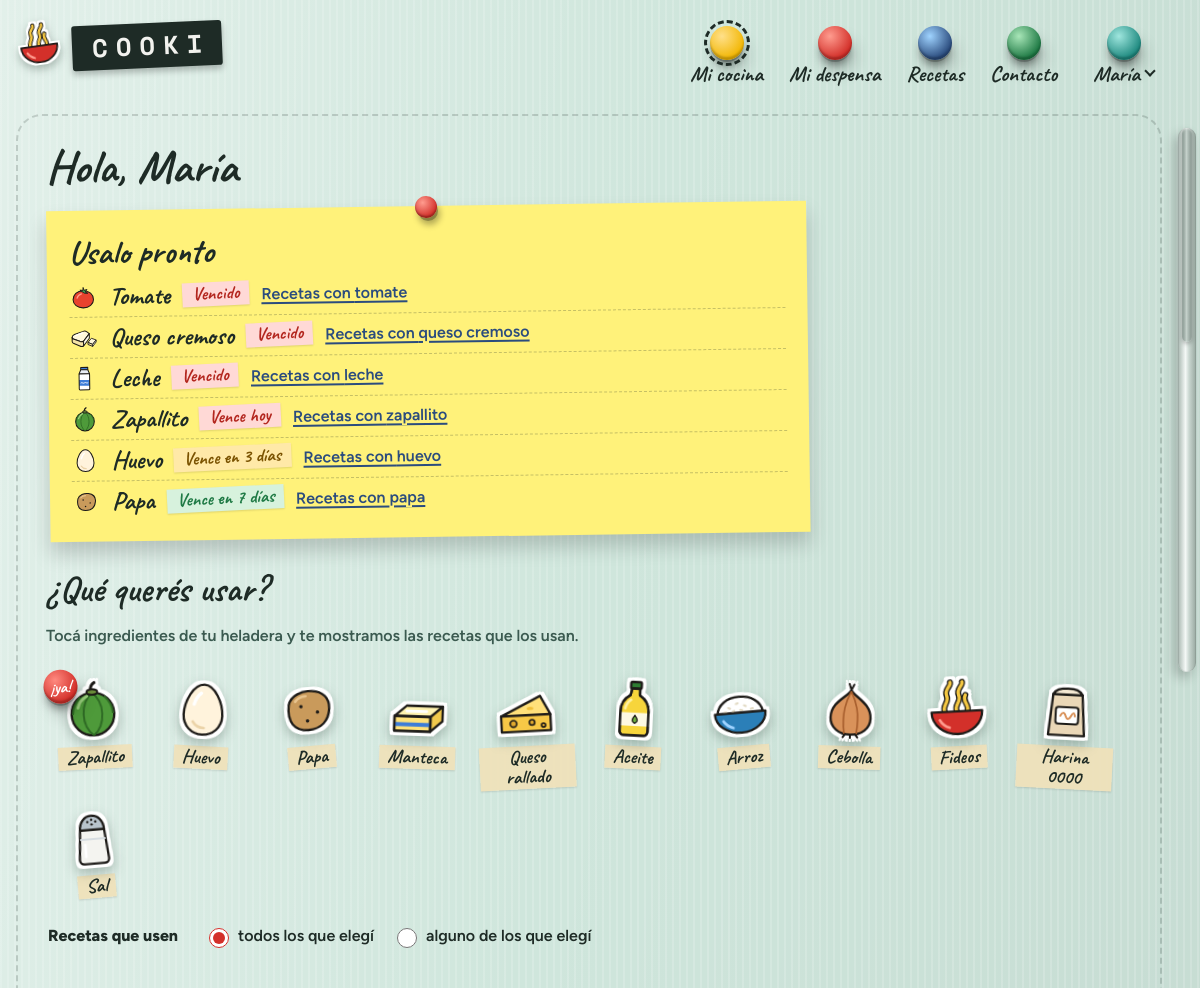
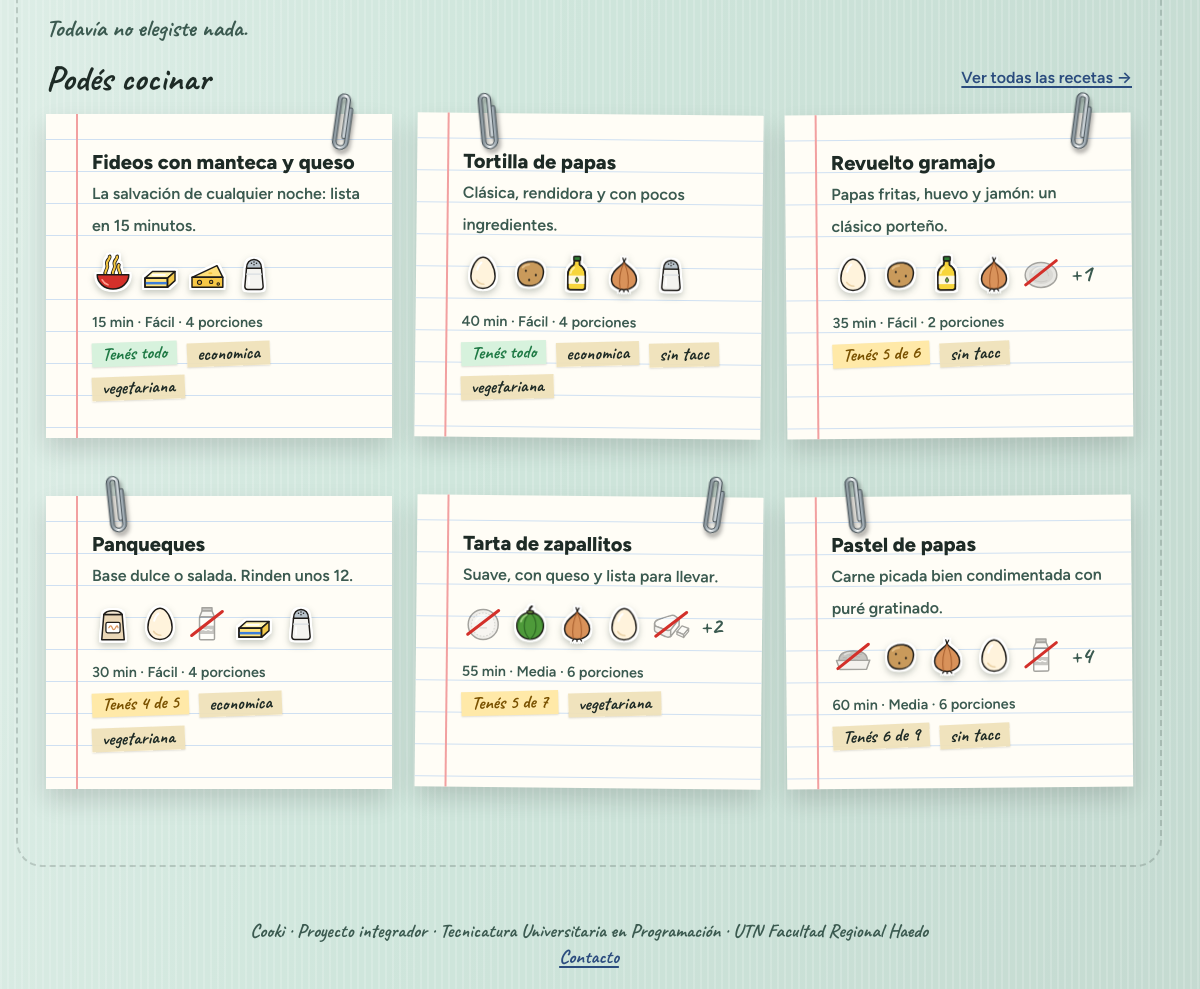
Page /app/index.php (signed in) on the committed database (2 pictures, top to bottom).
### tables this page shows
CREATE TABLE despensa_item (
    id                 INT UNSIGNED AUTO_INCREMENT PRIMARY KEY,
    usuario_id         INT UNSIGNED NOT NULL,
    ingrediente_id     INT UNSIGNED NOT NULL,
    nivel              TINYINT      NOT NULL DEFAULT 2,    
    cantidad           DECIMAL(9,2) NULL,                  
    unidad             VARCHAR(10)  NULL,
    fecha_vencimiento  DATE         NULL,
    ubicacion          ENUM('alacena','heladera','freezer') NOT NULL DEFAULT 'alacena',
    actualizado_en     DATETIME     NOT NULL DEFAULT CURRENT_TIMESTAMP ON UPDATE CURRENT_TIMESTAMP,
    CONSTRAINT ck_despensa_nivel CHECK (nivel BETWEEN 0 AND 3),
    UNIQUE KEY uq_despensa (usuario_id, ingrediente_id, ubicacion),
    KEY idx_despensa_vencimiento (usuario_id, fecha_vencimiento),
    CONSTRAINT fk_despensa_usuario FOREIGN KEY (usuario_id) REFERENCES usuario(id) ON DELETE CASCADE,
    CONSTRAINT fk_despensa_ingrediente FOREIGN KEY (ingrediente_id) REFERENCES ingrediente(id)
);

CREATE TABLE ingrediente (
    id                 INT UNSIGNED AUTO_INCREMENT PRIMARY KEY,
    nombre             VARCHAR(80)  NOT NULL,         
    categoria_id       SMALLINT UNSIGNED NOT NULL,
    icono              VARCHAR(60)  NULL,             
    unidad_default     VARCHAR(10)  NOT NULL,         
    gramos_por_unidad  DECIMAL(8,2) NULL,             
    es_basico          BOOLEAN      NOT NULL DEFAULT FALSE,   
    perecedero         BOOLEAN      NOT NULL DEFAULT TRUE,
    vida_util_dias     SMALLINT     NULL,
     
     
    usuario_id         INT UNSIGNED NULL,
     
    ambito             INT UNSIGNED AS (IFNULL(usuario_id, 0)) PERSISTENT,
    UNIQUE KEY uq_ingrediente_nombre (nombre, ambito),
    CONSTRAINT fk_ingrediente_categoria FOREIGN KEY (categoria_id) REFERENCES categoria(id),
    CONSTRAINT fk_ingrediente_usuario FOREIGN KEY (usuario_id) REFERENCES usuario(id) ON DELETE CASCADE
);

CREATE TABLE receta (
    id               INT UNSIGNED AUTO_INCREMENT PRIMARY KEY,
    slug             VARCHAR(120) NOT NULL UNIQUE,
    titulo           VARCHAR(150) NOT NULL,
    descripcion      TEXT         NULL,
    porciones_base   TINYINT      NOT NULL DEFAULT 4,
    minutos_prep     SMALLINT     NOT NULL,
    minutos_coccion  SMALLINT     NOT NULL DEFAULT 0,
    dificultad       TINYINT      NOT NULL,
    imagen           VARCHAR(255) NULL,
    fuente           VARCHAR(255) NULL,           
    autor_id         INT UNSIGNED NULL,           
    creado_en        DATETIME     NOT NULL DEFAULT CURRENT_TIMESTAMP,
    CONSTRAINT ck_receta_dificultad CHECK (dificultad BETWEEN 1 AND 3),
    CONSTRAINT fk_receta_autor FOREIGN KEY (autor_id) REFERENCES usuario(id) ON DELETE SET NULL
);

### src/Sesion.php (called while the page is built, shortened)
<?php
final class Sesion
{
    public static function usuario(): ?array
    {
        return $_SESSION['usuario'] ?? null;
    }
    public static function color(): string
    {
        $usuario = self::usuario();
        if ($usuario !== null) {
            return (string) ($usuario['color'] ?? 'verde');
        }
        $color = (string) ($_COOKIE[self::COOKIE_COLOR] ?? '');
        return isset(UsuarioRepositorio::COLORES[$color]) ? $color : 'verde';
    }
}

### src/ayudas.php (called while the page is built, shortened)
<?php
function e(string|int|float|null $valor): string
{
    return htmlspecialchars((string) $valor, ENT_QUOTES, 'UTF-8');
}
function url(string $ruta = ''): string
{
    static $base = null;
    if ($base === null) {
        $publico = str_replace('\\', '/', (string) realpath(dirname(__DIR__) . '/public'));
        $script = str_replace('\\', '/', (string) realpath($_SERVER['SCRIPT_FILENAME'] ?? ''));
        $relativo = str_starts_with($script, $publico . '/') ? substr($script, strlen($publico) + 1) : '';
        $nombre = (string) ($_SERVER['SCRIPT_NAME'] ?? '/');
        $base = ($relativo !== '' && str_ends_with($nombre, $relativo))
            ? substr($nombre, 0, -strlen($relativo))
            : '/';
    }
    return $base . ltrim($ruta, '/');
}
function iconoIngrediente(string $nombre, bool $propio = false): string
{
    $texto = iconv('UTF-8', 'ASCII//TRANSLIT', mb_strtolower($nombre)) ?: $nombre;
    $palabras = preg_split('/[^a-z]+/', strtolower($texto), -1, PREG_SPLIT_NO_EMPTY) ?: [];
    foreach ([implode('-', $palabras), $palabras[0] ?? ''] as $candidato) {
        $archivo = 'img/ingredientes/' . $candidato . '.svg';
        if ($candidato !== '' && is_file(dirname(__DIR__) . '/public/' . $archivo)) {
            return url($archivo);
        }
    }
    return url('img/ingredientes/frasco.svg');
}

### src/bootstrap.php (called while the page is built, shortened)
<?php
spl_autoload_register(function (string $clase): void {
    $prefijo = 'Cooki\\';
    $relativa = str_replace('\\', '/', substr($clase, strlen($prefijo)));
    $archivo = __DIR__ . '/' . $relativa . '.php';
});
require_once __DIR__ . '/ayudas.php';

### src/Repositorios/DespensaRepositorio.php (called while the page is built, shortened)
<?php
final class DespensaRepositorio
{
    public function porVencer(int $usuarioId, int $dias = 7): array
    {
        $consulta = $this->db->prepare(
            'SELECT d.id, i.nombre, i.usuario_id IS NOT NULL AS propio, d.fecha_vencimiento, d.ubicacion,
                    DATEDIFF(d.fecha_vencimiento, CURDATE()) AS dias
             FROM despensa_item d JOIN ingrediente i ON i.id = d.ingrediente_id
             WHERE d.usuario_id = :usuario AND d.nivel > 0 AND d.fecha_vencimiento IS NOT NULL
               AND d.fecha_vencimiento <= CURDATE() + INTERVAL :dias DAY
             ORDER BY d.fecha_vencimiento'
        );
        $consulta->execute(['usuario' => $usuarioId, 'dias' => $dias]);
        return $consulta->fetchAll();
    }
    public function disponibles(int $usuarioId): array
    {
        $consulta = $this->db->prepare(
            'SELECT * FROM (
                SELECT i.id, i.nombre, i.usuario_id IS NOT NULL AS propio,
                       MIN(DATEDIFF(d.fecha_vencimiento, CURDATE())) AS dias
                FROM despensa_item d JOIN ingrediente i ON i.id = d.ingrediente_id
                WHERE d.usuario_id = :usuario AND d.nivel > 0
                  AND (d.fecha_vencimiento IS NULL OR d.fecha_vencimiento >= CURDATE())
                GROUP BY i.id, i.nombre, i.usuario_id
             ) AS disponibles
             ORDER BY dias IS NULL, dias, nombre'
        );
        $consulta->execute(['usuario' => $usuarioId]);
        return $consulta->fetchAll();
    }
    public static function estadoVencimiento(?int $dias): array
    {
        return match (true) {
            $dias === null => ['Sin fecha', ''],
            $dias < 0 => ['Vencido', 'error'],
            $dias === 0 => ['Vence hoy', 'error'],
            $dias === 1 => ['Vence mañana', 'alerta'],
            $dias <= 3 => ["Vence en {$dias} días", 'alerta'],
            default => ["Vence en {$dias} días", 'exito'],
        };
    }
}

### src/Repositorios/RecetaRepositorio.php (called while the page is built, shortened)
<?php
final class RecetaRepositorio
{
    public function sugeridas(int $usuarioId, int $limite = 6): array
    {
        $sql = 'SELECT * FROM (' . self::SELECT_RESUMEN . ' GROUP BY r.id) AS resumen
                WHERE tengo > 0 AND total > 0
                ORDER BY tengo / total DESC, total - tengo, titulo
                LIMIT ' . max(1, $limite);
        $consulta = $this->db->prepare($sql);
        $consulta->execute(['usuario' => $usuarioId]);
        return $consulta->fetchAll();
    }
    public static function ingredientesDeTarjeta(?string $columna): array
    {
        $lista = [];
        foreach (array_filter(explode("\n", (string) $columna)) as $renglon) {
            $lista[] = ['nombre' => substr($renglon, 1), 'tengo' => $renglon[0] === '1'];
        }
        return $lista;
    }
}

### public/app/index.php (the view, shortened to what this page needs)
<?php
require dirname(__DIR__, 2) . '/src/bootstrap.php';
$db = Db::conexion();
$usuario = Sesion::usuario();
$despensa = new DespensaRepositorio($db);
$recetas = new RecetaRepositorio($db);
$porVencer = $despensa->porVencer($usuario['id'], 7);
$sugeridas = $recetas->sugeridas($usuario['id'], 6);
$disponibles = $despensa->disponibles($usuario['id']);
$pedidos = array_map('intval', (array) ($_GET['ing'] ?? []));
$elegidos = array_values(array_intersect($pedidos, array_map('intval', array_column($disponibles, 'id'))));
$modo = ($_GET['modo'] ?? '') === 'alguno' ? 'alguno' : 'todos';
$conElegidos = $elegidos === [] ? [] : $recetas->buscar(['ingredientes' => $elegidos, 'modo' => $modo], $usuario['id']);
$nombresElegidos = array_column(
    array_filter($disponibles, fn ($ing) => in_array((int) $ing['id'], $elegidos, true)),
    'nombre'
);
?>
<h1>Hola, <?= e(explode(' ', $usuario['nombre'])[0]) ?></h1>
<div class="cocina">
<div class="cocina__lateral">
<section class="postit">
  <span class="postit__chinche" aria-hidden="true"></span>
  <h2>Usalo pronto</h2>
  <?php if ($porVencer === []) : ?>
    <p class="texto-suave">Nada vence en los próximos 7 días. <a href="<?= e(url('app/despensa.php')) ?>">Ver mi despensa</a></p>
  <?php else : ?>
    <ul class="lista-vencimientos">
      <?php foreach ($porVencer as $item) : ?>
        <?php [$texto, $estilo] = DespensaRepositorio::estadoVencimiento((int) $item['dias']); ?>
        <li>
          <img class="icono-chico" src="<?= e(iconoIngrediente($item['nombre'], (bool) $item['propio'])) ?>" alt="" width="32" height="32">
          <strong><?= e($item['nombre']) ?></strong>
          <span class="etiqueta etiqueta--<?= e($estilo) ?>"><?= e($texto) ?></span>
          <a href="<?= e(url('app/recetas.php?q=' . urlencode($item['nombre']))) ?>">Recetas con <?= e(mb_strtolower($item['nombre'])) ?></a>
        </li>
      <?php endforeach; ?>
    </ul>
  <?php endif; ?>
</section>
<section class="selector" aria-labelledby="titulo-selector">
  <h2 id="titulo-selector">¿Qué querés usar?</h2>
  <?php if ($disponibles === []) : ?>
    <p class="texto-suave">Cuando cargues ingredientes en <a href="<?= e(url('app/despensa.php')) ?>">tu despensa</a>, vas a poder tocarlos acá para ver qué recetas los usan.</p>
  <?php else : ?>
    <p class="texto-suave">Tocá ingredientes de tu heladera y te mostramos las recetas que los usan.</p>
    <form class="selector__form" method="get" action="<?= e(url('app/index.php')) ?>#titulo-selector" id="form-selector">
      <div class="selector__stickers">
        <?php foreach ($disponibles as $ing) : ?>
          <?php $urgente = $ing['dias'] !== null && (int) $ing['dias'] <= 1; ?>
          <label class="selector__sticker<?= $urgente ? ' selector__sticker--ya' : '' ?>">
            <img src="<?= e(iconoIngrediente($ing['nombre'], (bool) $ing['propio'])) ?>" alt="" width="64" height="64">
            <span><?= e($ing['nombre']) ?><?= $urgente ? '<b class="solo-lectores"> (vence ' . ((int) $ing['dias'] === 0 ? 'hoy' : 'mañana') . ')</b>' : '' ?></span>
            <?php if ($urgente) : ?><i class="ya" aria-hidden="true">¡ya!</i><?php endif; ?>
          </label>
        <?php endforeach; ?>
      </div>
      <fieldset class="selector__modo">
        <legend>Recetas que usen</legend>
        <label><input type="radio" name="modo" value="todos"<?= $modo === 'todos' ? ' checked' : '' ?>> todos los que elegí</label>
        <label><input type="radio" name="modo" value="alguno"<?= $modo === 'alguno' ? ' checked' : '' ?>> alguno de los que elegí</label>
      </fieldset>
    </form>
  <?php endif; ?>
</section>
</div>
<div class="cocina__principal">
  <?php if ($disponibles !== []) : ?>
    <div id="resultado-selector" aria-live="polite">
      <?php if ($elegidos === []) : ?>
        <p class="selector__ayuda">Todavía no elegiste nada.</p>
      <?php elseif ($conElegidos === []) : ?>
        <p class="selector__ayuda">Ninguna receta usa <?= e(implode($modo === 'todos' ? ' y ' : ' o ', $nombresElegidos)) ?><?= $modo === 'todos' && count($elegidos) > 1 ? ' a la vez. Probá con «alguno».' : '.' ?></p>
      <?php endif; ?>
    </div>
  <?php endif; ?>
  <div class="encabezado-pagina">
    <h2>Podés cocinar</h2>
    <a href="<?= e(url('app/recetas.php')) ?>">Ver todas las recetas →</a>
  </div>
  <?php if ($sugeridas === []) : ?>
    <p class="vacio">Todavía no hay sugerencias. <a href="<?= e(url('app/despensa.php')) ?>">Cargá lo que tenés en tu despensa</a> y te mostramos qué cocinar.</p>
  <?php else : ?>
    <div class="grilla">
      <?php foreach ($sugeridas as $receta) : ?>
        <?php require parcial('tarjeta-receta'); ?>
      <?php endforeach; ?>
    </div>
  <?php endif; ?>
</div>
</div>

### src/Vistas/tarjeta-receta.php (shortened to what this page needs)
<?php
$faltan = (int) $receta['total'] - (int) $receta['tengo'];
$dibujos = RecetaRepositorio::ingredientesDeTarjeta($receta['ingredientes'] ?? null);
$maximo = 5;
?>
<article class="tarjeta tarjeta-receta">
  <h2><a href="<?= e(url('app/receta.php?id=' . $receta['id'])) ?>"><?= e($receta['titulo']) ?></a></h2>
  <p class="texto-suave"><?= e($receta['descripcion']) ?></p>
  <?php if ($dibujos !== []) : ?>
    <ul class="mini-ingredientes" aria-label="Ingredientes">
      <?php foreach (array_slice($dibujos, 0, $maximo) as $ing) : ?>
        <li class="<?= $ing['tengo'] ? 'tengo' : 'falta' ?>">
          <img src="<?= e(iconoIngrediente($ing['nombre'])) ?>" width="40" height="40"
               alt="<?= e($ing['nombre'] . ($ing['tengo'] ? '' : ' (te falta)')) ?>" title="<?= e($ing['nombre']) ?>">
        </li>
      <?php endforeach; ?>
      <?php if (count($dibujos) > $maximo) : ?>
        <li class="mini-ingredientes__mas">+<?= count($dibujos) - $maximo ?></li>
      <?php endif; ?>
    </ul>
  <?php endif; ?>
  <p class="tarjeta-receta__datos">
    <span><?= e($receta['minutos']) ?> min</span> ·
    <span><?= e(RecetaRepositorio::DIFICULTADES[(int) $receta['dificultad']] ?? '') ?></span> ·
    <span><?= e($receta['porciones_base']) ?> porciones</span>
  </p>
  <p>
    <?php if ($faltan <= 0) : ?>
      <span class="etiqueta etiqueta--exito">Tenés todo</span>
    <?php else : ?>
      <span class="etiqueta<?= $faltan <= 2 ? ' etiqueta--alerta' : '' ?>">Tenés <?= e($receta['tengo']) ?> de <?= e($receta['total']) ?></span>
    <?php endif; ?>
    <?php foreach (array_filter(explode(', ', (string) $receta['etiquetas'])) as $etiqueta) : ?>
      <span class="etiqueta"><?= e(str_replace('_', ' ', $etiqueta)) ?></span>
    <?php endforeach; ?>
  </p>
</article>

### rows in the picture
despensa_item: shows a picture, ingrediente.nombre "Tomate", texto "Vencido", ingrediente.nombre "tomate"
despensa_item: shows a picture, ingrediente.nombre "Queso cremoso", texto "Vencido", ingrediente.nombre "queso cremoso"
despensa_item: shows a picture, ingrediente.nombre "Leche", texto "Vencido", ingrediente.nombre "leche"
despensa_item: shows a picture, ingrediente.nombre "Zapallito", texto "Vence hoy", ingrediente.nombre "zapallito"
despensa_item: shows a picture, ingrediente.nombre "Huevo", texto "Vence en 3 días", ingrediente.nombre "huevo"
despensa_item: shows a picture, ingrediente.nombre "Papa", texto "Vence en 7 días", ingrediente.nombre "papa"
ingrediente: shows a picture, nombre "Zapallito", shows "¡ya!"
ingrediente: shows a picture, nombre "Huevo"
ingrediente: shows a picture, nombre "Papa"
ingrediente: shows a picture, nombre "Manteca"
ingrediente: shows a picture, nombre "Queso rallado"
ingrediente: shows a picture, nombre "Aceite"
ingrediente: shows a picture, nombre "Arroz"
ingrediente: shows a picture, nombre "Cebolla"
ingrediente: shows a picture, nombre "Fideos"
ingrediente: shows a picture, nombre "Harina 0000"
ingrediente: shows a picture, nombre "Sal"
receta: titulo "Fideos con manteca y queso", descripcion "La salvación de cualquier noche: lista en 15 minutos.", minutos "15", dificultad "Fácil", porciones_base "4", shows "Tenés todo", etiqueta "economica", etiqueta "vegetariana"
receta: titulo "Tortilla de papas", descripcion "Clásica, rendidora y con pocos ingredientes.", minutos "40", dificultad "Fácil", porciones_base "4", shows "Tenés todo", etiqueta "economica", etiqueta "sin tacc", etiqueta "vegetariana"
receta: titulo "Revuelto gramajo", descripcion "Papas fritas, huevo y jamón: un clásico porteño.", count($dibujos) - $maximo "1", minutos "35", dificultad "Fácil", porciones_base "2", tengo "5", total "6", etiqueta "sin tacc"
receta: titulo "Panqueques", descripcion "Base dulce o salada. Rinden unos 12.", minutos "30", dificultad "Fácil", porciones_base "4", tengo "4", total "5", etiqueta "economica", etiqueta "vegetariana"
receta: titulo "Tarta de zapallitos", descripcion "Suave, con queso y lista para llevar.", count($dibujos) - $maximo "2", minutos "55", dificultad "Media", porciones_base "6", tengo "5", total "7", etiqueta "vegetariana"
receta: titulo "Pastel de papas", descripcion "Carne picada bien condimentada con puré gratinado.", count($dibujos) - $maximo "4", minutos "60", dificultad "Media", porciones_base "6", tengo "6", total "9", etiqueta "sin tacc"

### other values in the picture
$letra "C"
$letra "O"
$letra "K"
$letra "I"
$texto "Mi cocina"
$texto "Mi despensa"
$texto "Recetas"
$texto "Contacto"
explode(' ', $usuario['nombre'])[0] "María"
